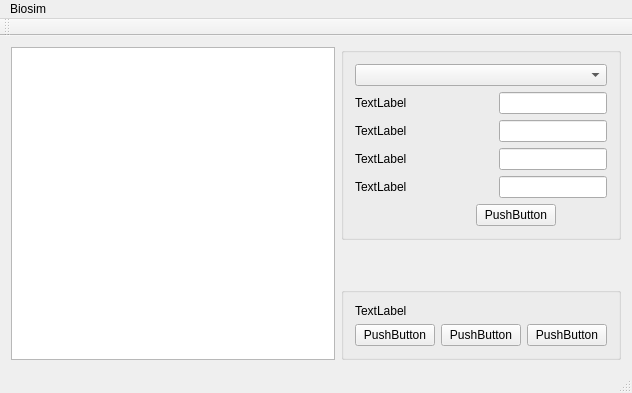
<?xml version="1.0" encoding="UTF-8"?>
<ui version="4.0">
 <class>MainWindow</class>
 <widget class="QMainWindow" name="MainWindow">
  <property name="geometry">
   <rect>
    <x>0</x>
    <y>0</y>
    <width>632</width>
    <height>393</height>
   </rect>
  </property>
  <property name="windowTitle">
   <string>MainWindow</string>
  </property>
  <widget class="QWidget" name="centralWidget">
   <layout class="QGridLayout" name="gridLayout_2">
    <item row="0" column="1">
     <layout class="QVBoxLayout" name="verticalLayout_2">
      <item>
       <widget class="QGroupBox" name="groupBox">
        <property name="title">
         <string/>
        </property>
        <layout class="QVBoxLayout" name="verticalLayout">
         <item>
          <widget class="QComboBox" name="comboBox"/>
         </item>
         <item>
          <layout class="QHBoxLayout" name="horizontalLayout">
           <item>
            <widget class="QLabel" name="label_Staerke">
             <property name="sizePolicy">
              <sizepolicy hsizetype="Preferred" vsizetype="Preferred">
               <horstretch>0</horstretch>
               <verstretch>0</verstretch>
              </sizepolicy>
             </property>
             <property name="text">
              <string>TextLabel</string>
             </property>
            </widget>
           </item>
           <item>
            <widget class="QLineEdit" name="lineEdit_Staerke">
             <property name="sizePolicy">
              <sizepolicy hsizetype="Fixed" vsizetype="Fixed">
               <horstretch>0</horstretch>
               <verstretch>0</verstretch>
              </sizepolicy>
             </property>
            </widget>
           </item>
          </layout>
         </item>
         <item>
          <layout class="QHBoxLayout" name="horizontalLayout_3">
           <item>
            <widget class="QLabel" name="label_Geschwindigkeit">
             <property name="sizePolicy">
              <sizepolicy hsizetype="Preferred" vsizetype="Preferred">
               <horstretch>0</horstretch>
               <verstretch>0</verstretch>
              </sizepolicy>
             </property>
             <property name="text">
              <string>TextLabel</string>
             </property>
            </widget>
           </item>
           <item>
            <widget class="QLineEdit" name="lineEdit_Geschwindigkeit">
             <property name="sizePolicy">
              <sizepolicy hsizetype="Fixed" vsizetype="Fixed">
               <horstretch>0</horstretch>
               <verstretch>0</verstretch>
              </sizepolicy>
             </property>
            </widget>
           </item>
          </layout>
         </item>
         <item>
          <layout class="QHBoxLayout" name="horizontalLayout_6">
           <item>
            <widget class="QLabel" name="label_Lebensdauer">
             <property name="sizePolicy">
              <sizepolicy hsizetype="Preferred" vsizetype="Preferred">
               <horstretch>0</horstretch>
               <verstretch>0</verstretch>
              </sizepolicy>
             </property>
             <property name="text">
              <string>TextLabel</string>
             </property>
            </widget>
           </item>
           <item>
            <widget class="QLineEdit" name="lineEdit_Lebensdauer">
             <property name="sizePolicy">
              <sizepolicy hsizetype="Fixed" vsizetype="Fixed">
               <horstretch>0</horstretch>
               <verstretch>0</verstretch>
              </sizepolicy>
             </property>
            </widget>
           </item>
          </layout>
         </item>
         <item>
          <layout class="QHBoxLayout" name="horizontalLayout_7">
           <item>
            <widget class="QLabel" name="label_Eigenschaften">
             <property name="sizePolicy">
              <sizepolicy hsizetype="Preferred" vsizetype="Preferred">
               <horstretch>0</horstretch>
               <verstretch>0</verstretch>
              </sizepolicy>
             </property>
             <property name="text">
              <string>TextLabel</string>
             </property>
            </widget>
           </item>
           <item>
            <widget class="QLineEdit" name="lineEdit_Eigenschaften">
             <property name="sizePolicy">
              <sizepolicy hsizetype="Fixed" vsizetype="Fixed">
               <horstretch>0</horstretch>
               <verstretch>0</verstretch>
              </sizepolicy>
             </property>
            </widget>
           </item>
          </layout>
         </item>
         <item>
          <layout class="QHBoxLayout" name="horizontalLayout_4">
           <item>
            <spacer name="horizontalSpacer">
             <property name="orientation">
              <enum>Qt::Horizontal</enum>
             </property>
             <property name="sizeType">
              <enum>QSizePolicy::Preferred</enum>
             </property>
             <property name="sizeHint" stdset="0">
              <size>
               <width>70</width>
               <height>20</height>
              </size>
             </property>
            </spacer>
           </item>
           <item>
            <widget class="QPushButton" name="pushButton_Platzieren">
             <property name="sizePolicy">
              <sizepolicy hsizetype="Fixed" vsizetype="Fixed">
               <horstretch>0</horstretch>
               <verstretch>0</verstretch>
              </sizepolicy>
             </property>
             <property name="text">
              <string>PushButton</string>
             </property>
            </widget>
           </item>
          </layout>
         </item>
        </layout>
       </widget>
      </item>
      <item>
       <spacer name="verticalSpacer">
        <property name="orientation">
         <enum>Qt::Vertical</enum>
        </property>
        <property name="sizeHint" stdset="0">
         <size>
          <width>20</width>
          <height>40</height>
         </size>
        </property>
       </spacer>
      </item>
      <item>
       <widget class="QGroupBox" name="groupBox_2">
        <property name="title">
         <string/>
        </property>
        <layout class="QVBoxLayout" name="verticalLayout_3">
         <item>
          <widget class="QLabel" name="label_Simulationssteuerung">
           <property name="text">
            <string>TextLabel</string>
           </property>
          </widget>
         </item>
         <item>
          <layout class="QHBoxLayout" name="horizontalLayout_2">
           <item>
            <widget class="QPushButton" name="pushButton_Start">
             <property name="text">
              <string>PushButton</string>
             </property>
            </widget>
           </item>
           <item>
            <widget class="QPushButton" name="pushButton_Pause">
             <property name="text">
              <string>PushButton</string>
             </property>
            </widget>
           </item>
           <item>
            <widget class="QPushButton" name="pushButton_Schritt">
             <property name="text">
              <string>PushButton</string>
             </property>
            </widget>
           </item>
          </layout>
         </item>
        </layout>
       </widget>
      </item>
     </layout>
    </item>
    <item row="0" column="0">
     <widget class="QGraphicsView" name="graphicsView"/>
    </item>
   </layout>
  </widget>
  <widget class="QMenuBar" name="menuBar">
   <property name="geometry">
    <rect>
     <x>0</x>
     <y>0</y>
     <width>632</width>
     <height>21</height>
    </rect>
   </property>
   <widget class="QMenu" name="menuBiosim">
    <property name="title">
     <string>Biosim</string>
    </property>
   </widget>
   <addaction name="menuBiosim"/>
  </widget>
  <widget class="QToolBar" name="mainToolBar">
   <attribute name="toolBarArea">
    <enum>TopToolBarArea</enum>
   </attribute>
   <attribute name="toolBarBreak">
    <bool>false</bool>
   </attribute>
  </widget>
  <widget class="QStatusBar" name="statusBar"/>
 </widget>
 <layoutdefault spacing="6" margin="11"/>
 <resources/>
 <connections/>
</ui>
